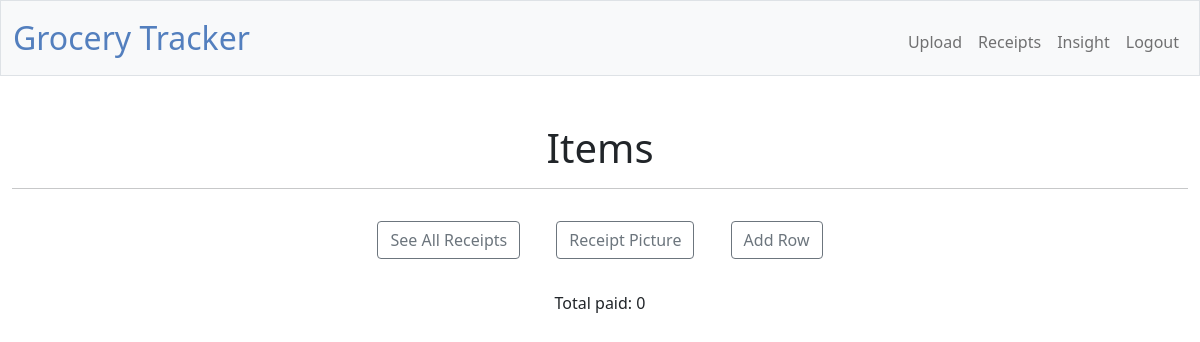
The app's page /items?receipt_id=134 (signed in), older data.
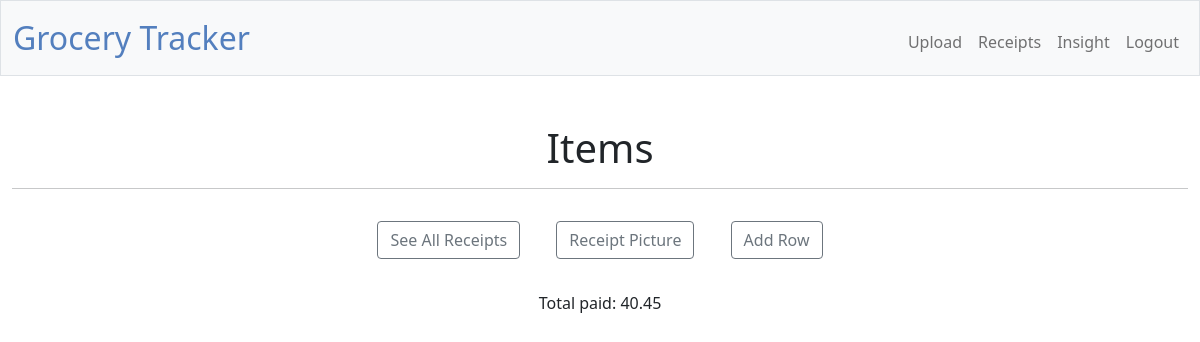
The same page, newer data.
### g_tracker/models.py (models this page shows, shortened)
class Receipt(db.Model):
    __tablename__ = "receipt"
    receipt_id = db.Column(db.Integer, primary_key=True)
    person_id = db.Column(db.Integer, db.ForeignKey("person.person_id"), nullable=False)
    shop_name = db.Column(db.Text, index=True)
    total = db.Column(db.Float, nullable=False)
    shopping_date = db.Column(db.DateTime)
    person = db.relationship("Person", backref="receipt")
    items = db.relationship("Item", backref="receipt", cascade="all, delete-orphan")
    scan = db.relationship("Scan")
    __table_args__ = (
        db.UniqueConstraint('person_id', 'shopping_date', name='_person_shopping_date_uc'),
    )

### g_tracker/item_table.py (the view)
@bp.route('/items')
@login_required
def items():
    receipt_id = request.args.get('receipt_id')
    if receipt_id:
        current_app.config['RECEIPT_ID'] = int(receipt_id)
    try:
        receipt_id = current_app.config.get('RECEIPT_ID', 1)
        receipt_total = db.session.execute(select(Receipt).where(Receipt.receipt_id == receipt_id)) \
                                            .first()[0].total
        print(f"RECEIPT TOTAL {receipt_total}")
    except (AttributeError, IndexError, TypeError) as e:
        receipt_total = 0
    with current_app.app_context():
        return render_template('item_table.html', receipt_total=receipt_total)

### g_tracker/models.py (called while the page is built)
@login.user_loader
def load_user(person_id):
    return Person.query.get(int(person_id))

### g_tracker/templates/item_table.html (shortened to what this page needs)
{% extends "layout.html" %}
{% block main %}
    <div>
      <h1>Items</h1>
      <hr>
    </div>
    <a class="btn btn-outline-secondary m-3" href="{{ url_for('item_table.receipts') }}">See All Receipts</a>
    <a class="btn btn-outline-secondary m-3" href="{{ url_for('item_table.photo') }}" target="_blank">Receipt Picture</a>
    <button class="btn btn-outline-secondary m-3" id="add-row-button">Add Row</button>
    <div class="total-price mx-auto p-3">Total paid: <div class="d-inline" id="receipt-total">{{receipt_total}}</div></div>
{% endblock %}

### g_tracker/templates/layout.html (shortened to what this page needs)
<!DOCTYPE html>
<html lang="en">
    <head>
        <link rel="stylesheet" href="https://cdnjs.cloudflare.com/ajax/libs/font-awesome/5.13.0/css/all.min.css">
        <link href="https://cdn.jsdelivr.net/npm/bootstrap@5.1.3/dist/css/bootstrap.min.css" rel="stylesheet">
        <link href="/static/styles.css" rel="stylesheet">
        <link href="https://unpkg.com/gridjs/dist/theme/mermaid.min.css" rel="stylesheet" />
    </head>
    <body>
        <nav class="bg-light border navbar navbar-expand-md navbar-light">
            <div class="container-fluid">
                <a class="navbar-brand" href="/"><span class="blue">Grocery Tracker</span></a>
                <div class="collapse navbar-collapse" id="navbar">
                    <ul class="navbar-nav ms-auto mt-2">
                        {% if current_user.is_anonymous %}
                        <li class="nav-item"><a class="nav-link" href="/">About</a></li>
                        {% else %}
                        <li class="nav-item"><a class="nav-link" href="/scan">Upload</a></li>
                        {% endif %}
                        {% if current_user.is_authenticated %}
                        <li class="nav-item"><a class="nav-link" href="/receipts">Receipts</a></li>
                        {% endif %}
                        {% if current_user.is_authenticated %}
                        <li class="nav-item"><a class="nav-link" href="/insight">Insight</a></li>
                        {% endif %}
                        {% if current_user.is_anonymous %}
                        <li class="nav-item"><a class="nav-link" href="/login">Login</a></li>
                        {% else %}
                        <li class="nav-item"><a class="nav-link" href="/logout">Logout</a></li>
                        {% endif %}
                    </ul>
                </div>
            </div>
        </nav>
        <main class="container-fluid py-5 text-center" id="content">
            {% block main %}{% endblock %}
        </main>
    </body>
</html>

### g_tracker/static/styles.css (style rules this page uses)
nav .navbar-brand { font-size: xx-large; }
nav .navbar-brand .blue { color: #537fbe; }

Row changes from the older to the newer data that the page shows:
added Receipt: total "40.45"
Text that changed along with them:
{{ receipt_total }}: "0" → (not shown)
